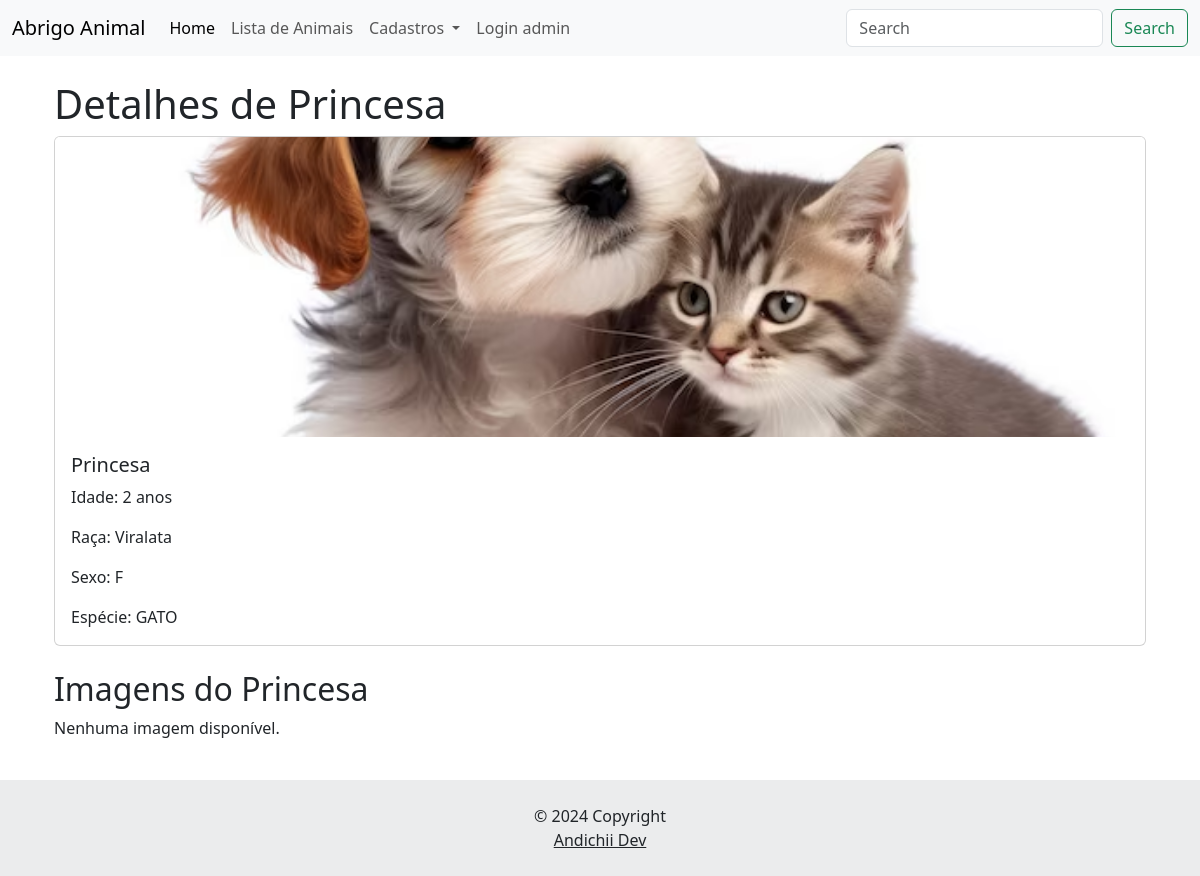
The page /animal/3/ on the database its author committed.
### site_abrigo/models.py (models this page shows, shortened)
class CadastroAnimal(models.Model):
    ESPECIES = (
        ('1', 'Cachorro'),
        ('2', 'Gato'),
        ('3', 'Outros'),
    )
    SEXO = (
        ('F', 'Fêmea'),
        ('M', 'Macho'),
    )
    nome = models.CharField(unique=False, null=False, blank=False, max_length=80)
    idade = models.IntegerField(null=False, blank=False)
    sexo = models.CharField(null=False, blank=False, max_length=1, choices=SEXO)
    raca = models.CharField(unique=False, null=True, blank=True, default='Viralata', max_length=80)
    especie = models.CharField(null=False, blank=False, max_length=1, choices=ESPECIES)
    imagens = models.ImageField(upload_to=upload_to, null=True, blank=True)
    data_criacao = models.DateTimeField(auto_now_add=True)
    disponivel_para_adocao = models.BooleanField(default=True)

### site_abrigo/views.py (the view)
# urls.py: path('animal/<int:animal_id>/', views.detalhe_animal, name='detalhe_animal'),
def detalhe_animal(request, animal_id):
    animal = get_object_or_404(CadastroAnimal, id=animal_id)
    imagens = []
    if animal.imagens:
        imagens.append(animal.imagens.url)  # Adiciona a imagem principal
    return render(request, 'detalhe_animal.html', {'animal': animal, 'imagens': imagens})

### site_abrigo/templates/detalhe_animal.html
{% extends 'base.html' %}
{% load static %}
{% block content %}
<div class="container mx-auto p-4">
    <h1>Detalhes de {{ animal.nome }}</h1>
    <div class="card mb-4">
        {% if animal.imagens %}
        <img src="{{ animal.imagens.url }}" class="card-img-top" alt="Imagem de {{ animal.nome }}" style="height: 300px; object-fit: cover;">
        {% else %}
        <img src="{% static 'img/imagem_default.jpg' %}" class="card-img-top" alt="Imagem padrão" style="height: 300px; object-fit: cover;">
        {% endif %}
        <div class="card-body">
            <h5 class="card-title">{{ animal.nome }}</h5>
            <p class="card-text">Idade: {{ animal.idade }} anos</p>
            <p class="card-text">Raça: {{ animal.raca }}</p>
            <p class="card-text">Sexo: {{ animal.sexo }}</p>
            <p class="card-text">Espécie: {{ animal.especie }}</p>
        </div>
    </div>
    <h2>Imagens do {{ animal.nome }}</h2>
    <div class="row">
        {% for imagem in imagens %}
        <div class="col-md-3 mb-4">
            <div class="card">
                <img src="{{ imagem }}" class="card-img-top" alt="Imagem de {{ animal.nome }}" style="height: 200px; object-fit: cover;">
            </div>
        </div>
        {% empty %}
        <p>Nenhuma imagem disponível.</p>
        {% endfor %}
    </div>
</div>
{% endblock %}

### rows shown on the page
CadastroAnimal: nome "Princesa", idade "2", raca "Viralata", sexo "F", especie "GATO"
